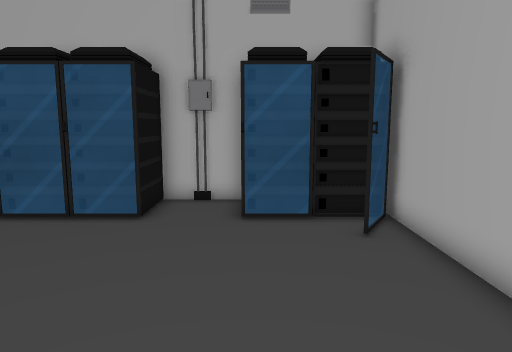
View 1 (above)

22 first-person views from a walk through a Unity game level. The camera is 1.3 m above the floor, tilts 8° down and sees 70° across. The floor is counted in squares, 0.5 m on a side. Each view is taken from the middle of a square. On the plan, view 1 faces up. The plan holds only what a view shows up to about 20 squares ahead; the rest is blank.

View 2
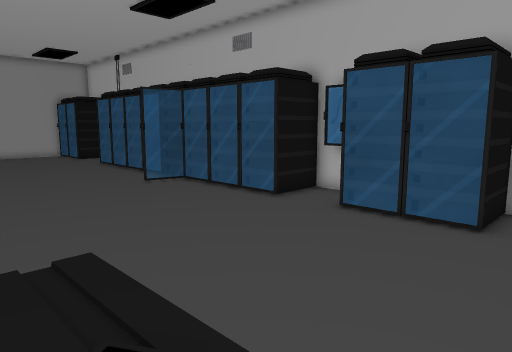

View 3
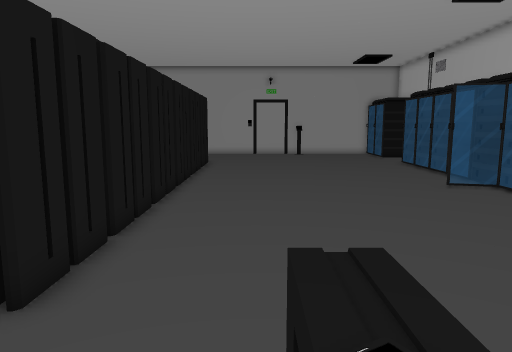

View 4
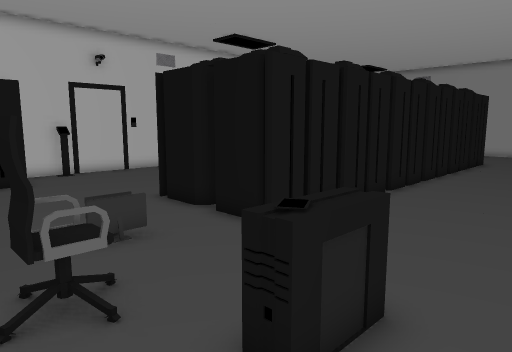

View 5
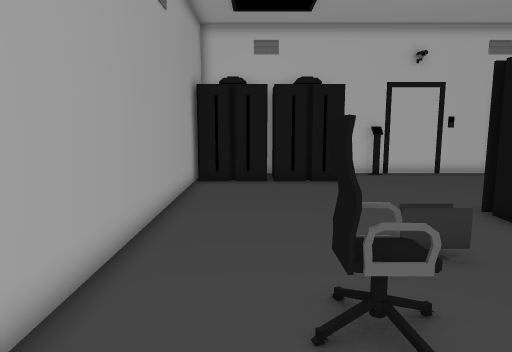

View 6
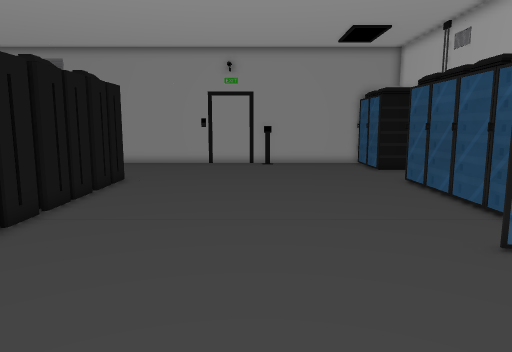

View 7
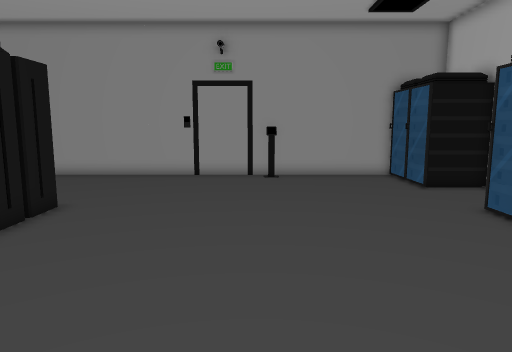

View 8
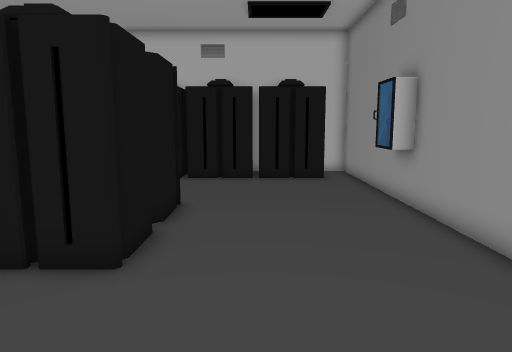

View 9
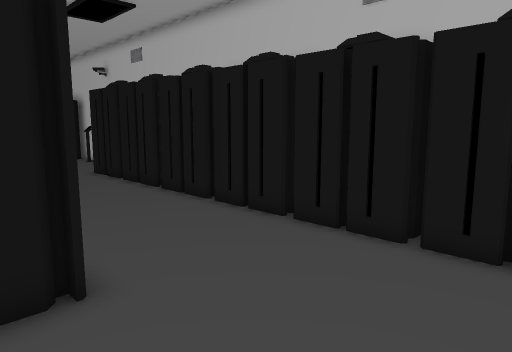

View 10
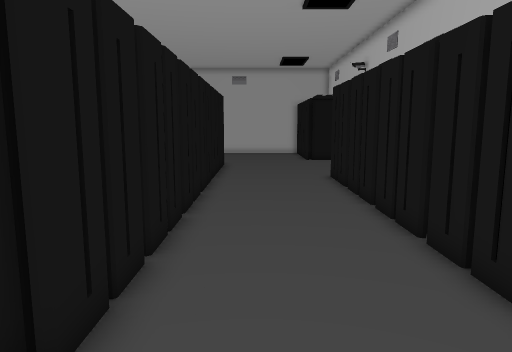

View 11
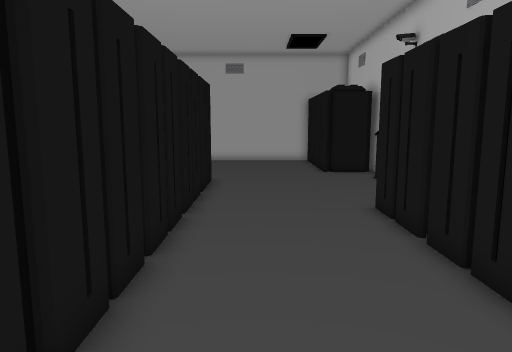

View 12
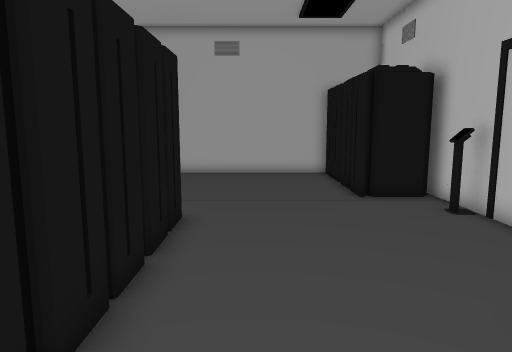

View 13
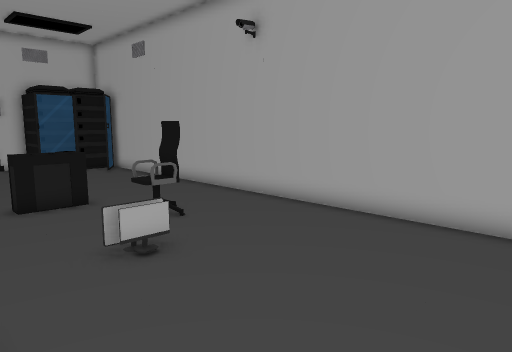

View 14
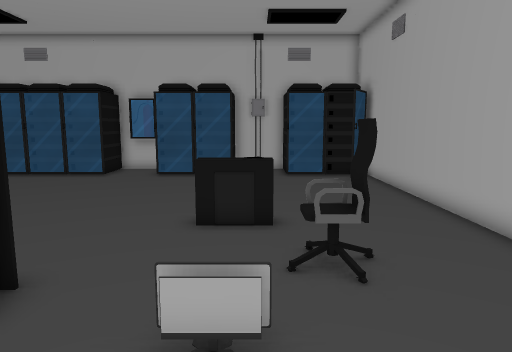

View 15
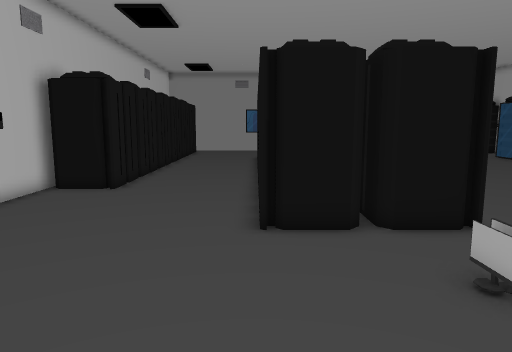

View 16
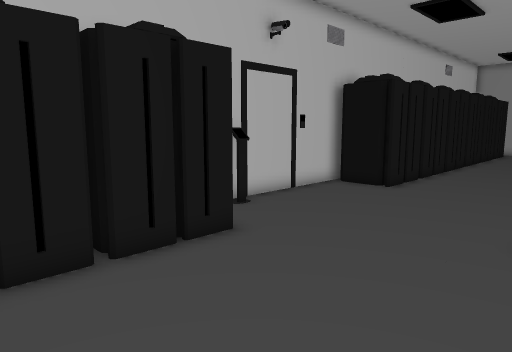

View 17
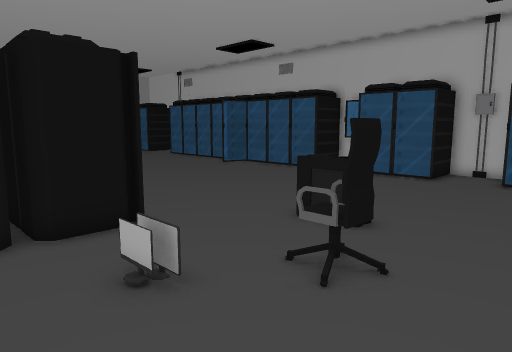

View 18
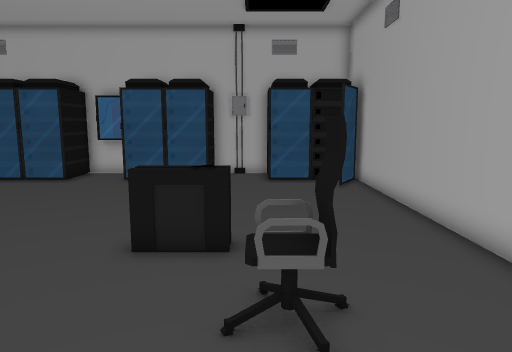

View 19
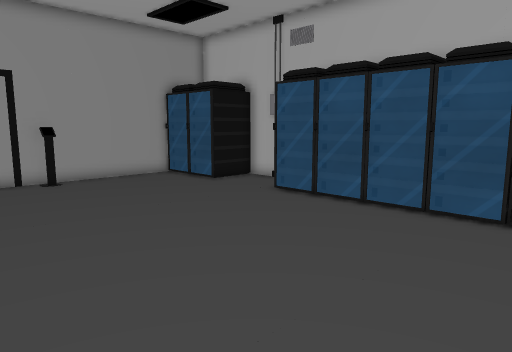

View 20
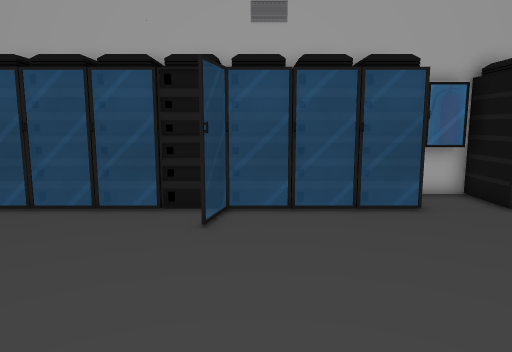

View 21
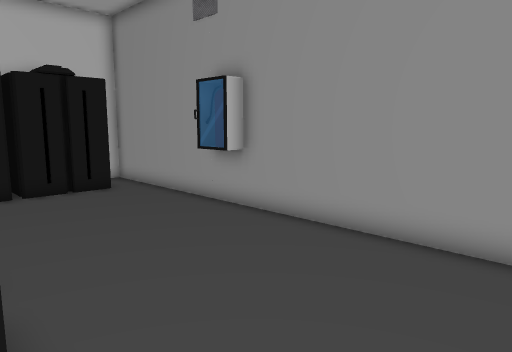

View 22
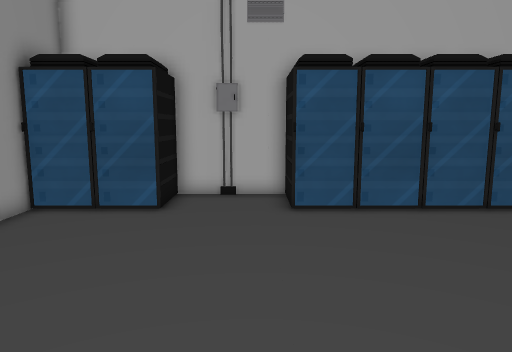

### Floor plan
Key: @ floor where view 1 was taken; # wall or solid block; . floor; S server; C chair; B box; O other object.
Columns run from 34 left of view 1 to 4 right of it. Each row starts with its distance up from view 1.
 13     #####               ####   ####
 12     S # S               SOOS   S  S
 11   S S...S S S S S   S S S..SSS S..S S #
 10 #SSSS...SSSSSSSSSSSSSSSSS..SSSSS..SSSS#
  9 #.................S..................S#
  8 #.................S..................S#
  7 #.....................................#
  6 #.....................................#
  5 #.....................................#
  4 ##....................................#
  3 #.....................................#
  2 #.....................................#
  1 #.............................OOO.....#
  0 #..............................OO.@...#
 -1 #.....................................#
 -2 #................................OC...#
 -3 #.......SSSSSSSSSSSSSSSSSSSSS.....C...#
 -4 #.......SSS SS  SS SS  SS SSS.........#
 -5 #.......S                  SS.........#
 -6 #.......S                 SSS.........#
 -7 #.......S                  SS.........#
 -8 #.......S                  SS.........#
 -9 OO......SSSSSSSSSSSSSSSSSSSSS.........#
-10 #B....................................#
-11 #.....................................#
-12 #.....................................#
-13 #.....................................#
-14 #.....................................#
-15 #.SSSSSSSSSSSSSSSSSSSSS........SSSSSSS#
-16 #. SS SS SS  SS  SS SSS........SSSS   #
-17 #        S           SS  ##### SS
-18 #                    ####    ######

Where each view was taken, in squares from view 1:
view 1: 0 up, 0 right, facing up
view 2: 0 up, 1 left, facing up-left
view 3: 0 up, 1 left, facing left
view 4: 3 up, 1 right, facing down-left
view 5: 2 up, 1 right, facing down
view 6: 3 up, 9 left, facing left
view 7: 3 up, 15 left, facing left
view 8: 3 up, 29 left, facing down
view 9: 7 down, 32 left, facing down-right
view 10: 11 down, 30 left, facing right
view 11: 11 down, 23 left, facing right
view 12: 11 down, 16 left, facing right
view 13: 12 down, 6 left, facing up-right
view 14: 9 down, 2 left, facing up
view 15: 9 down, 3 right, facing left
view 16: 8 down, 3 right, facing down-left
view 17: 8 down, 3 right, facing up-left
view 18: 7 down, 1 left, facing up
view 19: 1 down, 16 left, facing up-left
view 20: 1 down, 15 left, facing up
view 21: 0 up, 26 left, facing down-left
view 22: 1 down, 27 left, facing up
